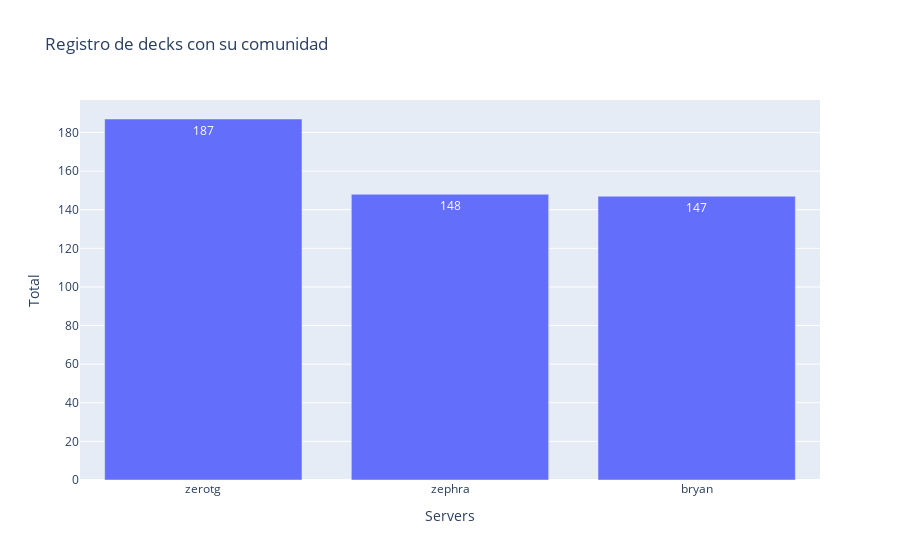

The notebook cell saved with this chart:
### Markdown cell above
## Registro de la comunidad

### Code cell
logging.info('Tabla de cuántos usuarios reportaron sus ndmax a los servers')

servers = kc_feb_23.iloc[:, 4:7].astype('int').sum()

comunidad_servers = pd.DataFrame(
            {
            'Servers': servers.to_dict().keys(),
            'Total': servers.to_dict().values(),
            }  
        )
fig = px.bar(comunidad_servers, y='Total', x="Servers", title="Registro de decks con su comunidad", text="Total")
fig.update_layout(showlegend=False)
fig.show()

### Figure 1 — Plotly figure (JSON) as saved in the notebook; plotly's stock layout.template omitted (floating-point values rounded to 4 significant figures)
{"data": [{"alignmentgroup": "True", "hovertemplate": "Servers=%{x}<br>Total=%{text}<extra></extra>", "legendgroup": "", "marker": {"color": "#636efa", "pattern": {"shape": ""}}, "name": "", "offsetgroup": "", "orientation": "v", "showlegend": false, "text": [187, 148, 147], "textposition": "auto", "type": "bar", "x": ["zerotg", "zephra", "bryan"], "xaxis": "x", "y": [187, 148, 147], "yaxis": "y"}], "layout": {"autosize": true, "barmode": "relative", "legend": {"tracegroupgap": 0}, "showlegend": false, "title": {"text": "Registro de decks con su comunidad"}, "xaxis": {"anchor": "y", "autorange": true, "domain": [0, 1], "range": [-0.5, 2.5], "title": {"text": "Servers"}, "type": "category"}, "yaxis": {"anchor": "x", "autorange": true, "domain": [0, 1], "range": [0, 196.8], "title": {"text": "Total"}, "type": "linear"}}}
